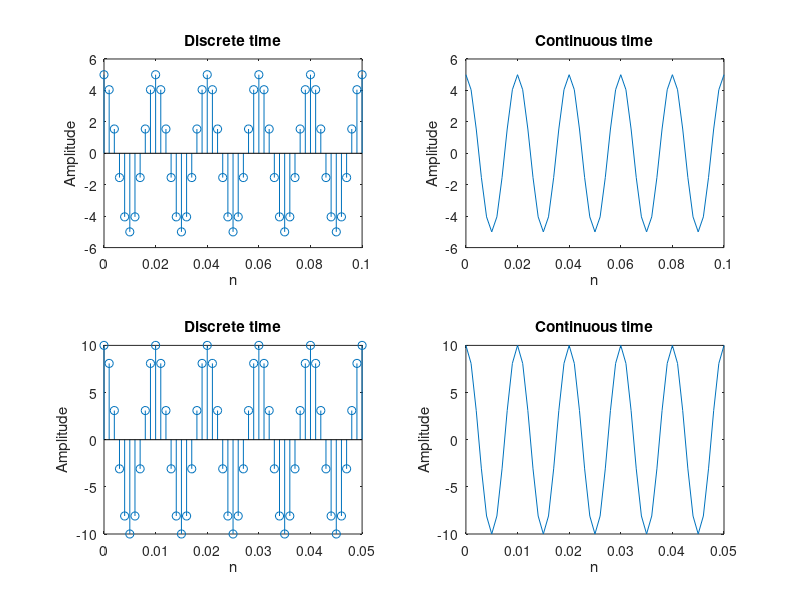

MATLAB code for this plot:
% 1st signal
clc;
close all;
clear all;

t = 0:1/500:1/50*5;
x = 5*cos(2*pi*50*t);
subplot(2,2,1);
stem(t, x);
ylabel('Amplitude');
xlabel('n');
title('Discrete time');

subplot(2,2,2);
plot(t, x);
ylabel('Amplitude');
xlabel('n');
title('Continuous time');

%2nd signal

t = 0:1/1000:1/100*5;
x = 10*cos(2*pi*100*t);
subplot(2,2,3);
stem(t, x);
ylabel('Amplitude');
xlabel('n');
title('Discrete time');

subplot(2,2,4);
plot(t, x);
ylabel('Amplitude');
xlabel('n');
title('Continuous time');